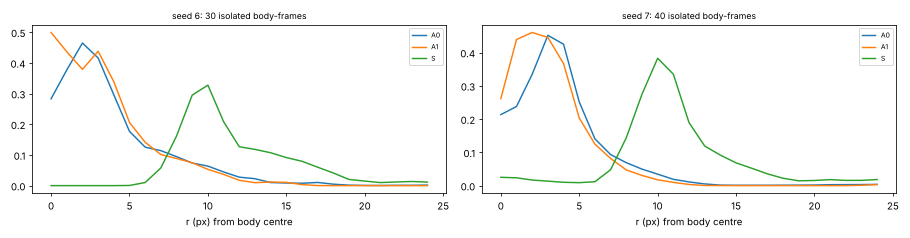

Write Python code to recreate this figure.
"""S around isolated bodies (no other body within 30 px), frames t>=100: radial profile (px) and angular closure at the S peak radius."""
import sys, json, numpy as np
from scipy import ndimage
import matplotlib; matplotlib.use('Agg'); import matplotlib.pyplot as plt
res = {}; fig, ax = plt.subplots(1, 2, figsize=(13, 3.4))
for s in (6, 7):
    d = np.load(f'pack/seed{s}/frames.npz'); X = d['render'].astype(np.float32); H, W = X.shape[2:]; yy, xx = np.mgrid[:H, :W]
    profs = []; clos = []
    for f in range(len(X)//8, len(X), 4):
        A = X[f, :2].sum(0); S = X[f, 3]
        lab, k = ndimage.label(ndimage.gaussian_filter(A, 1, mode='wrap') > 0.15)
        cs = ndimage.center_of_mass(A, lab, range(1, k+1)); sz = ndimage.sum(np.ones_like(A), lab, range(1, k+1))
        for i, (cy, cx) in enumerate(cs):
            if sz[i] < 20: continue
            dd = [np.hypot(min(abs(cy-y), H-abs(cy-y)), min(abs(cx-x), W-abs(cx-x))) for j, (y, x) in enumerate(cs) if j != i and sz[j] >= 10]
            if dd and min(dd) < 30: continue
            dy = (yy - cy + H/2) % H - H/2; dx = (xx - cx + W/2) % W - W/2; r = np.hypot(dy, dx); th = np.arctan2(dy, dx)
            p = np.array([[X[f, c][(r >= q) & (r < q+1)].mean() for q in range(25)] for c in (0, 1, 3)]); profs.append(p)
            rp = int(np.argmax(p[2])); band = (r >= rp - 1) & (r < rp + 2)
            bins = np.digitize(th[band], np.linspace(-np.pi, np.pi, 25)); vals = [S[band][bins == b].max() if (bins == b).any() else 0 for b in range(1, 25)]
            clos.append(np.mean(np.array(vals) > 0.3))
    P = np.array(profs); m = P.mean(0); rp = int(np.argmax(m[2]))
    res[s] = {"n_body_frames": len(P), "S_peak_r_px": rp, "S_peak": round(float(m[2][rp]), 3), "S_inside_r<4": round(float(m[2][:4].mean()), 4), "S_outside_r20-24": round(float(m[2][20:].mean()), 4),
              "A_at_S_peak": round(float(m[0][rp] + m[1][rp]), 4), "closure_median_fraction_of_24_sectors_S>0.3": round(float(np.median(clos)), 2), "closed_rings_fraction": round(float(np.mean(np.array(clos) >= 0.95)), 2)}
    for c, nm in enumerate(['A0', 'A1', 'S']): ax[(6, 7).index(s)].plot(range(25), m[c], label=nm)
    ax[(6, 7).index(s)].set_title(f'seed {s}: {len(P)} isolated body-frames', fontsize=9); ax[(6, 7).index(s)].set_xlabel('r (px) from body centre'); ax[(6, 7).index(s)].legend(fontsize=7)
plt.tight_layout(); plt.savefig('shellprof.png', dpi=70); print(json.dumps(res, indent=1)); json.dump(res, open('shellprof.json', 'w'), indent=1)
